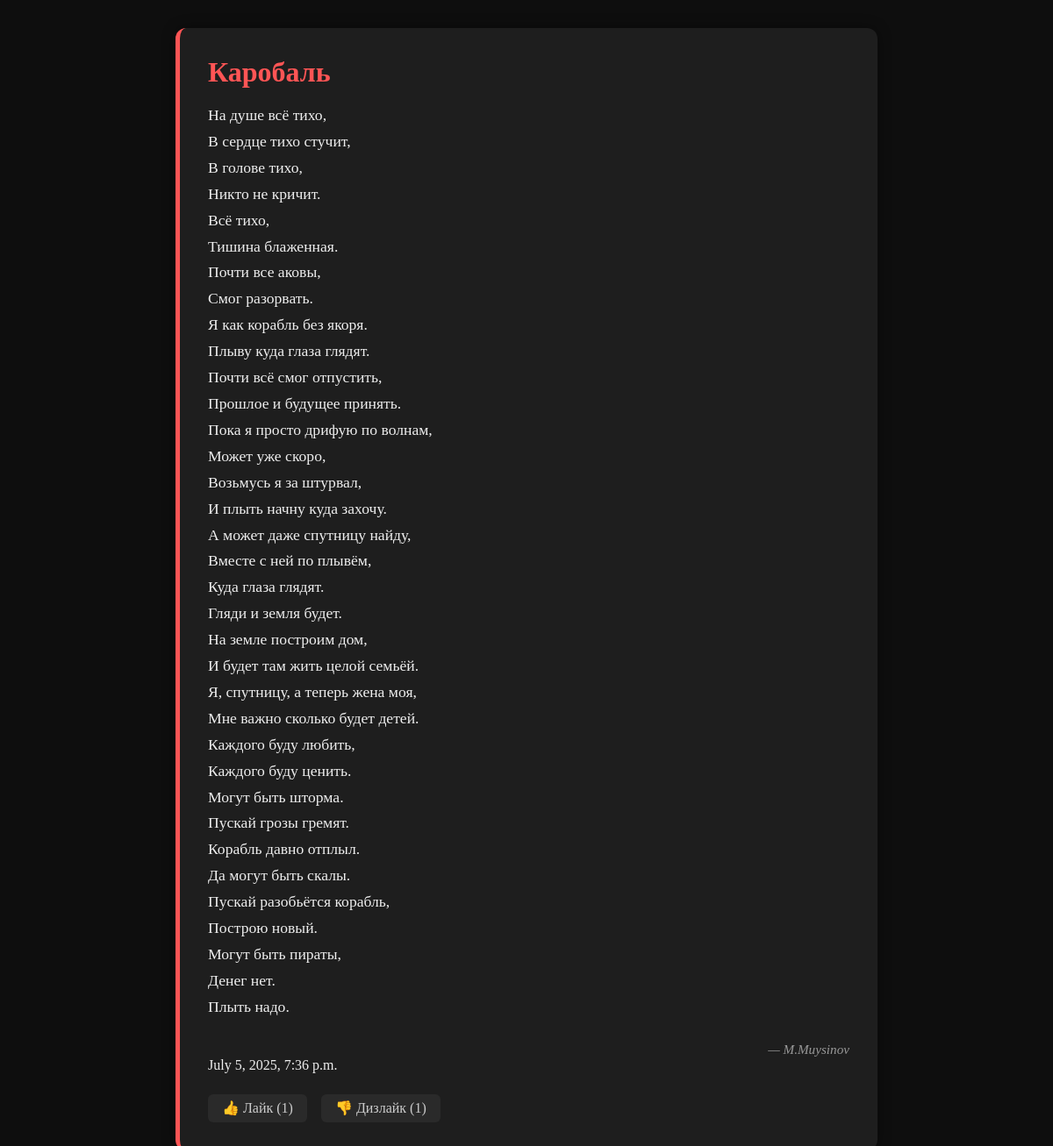
Before: / with the older database file.
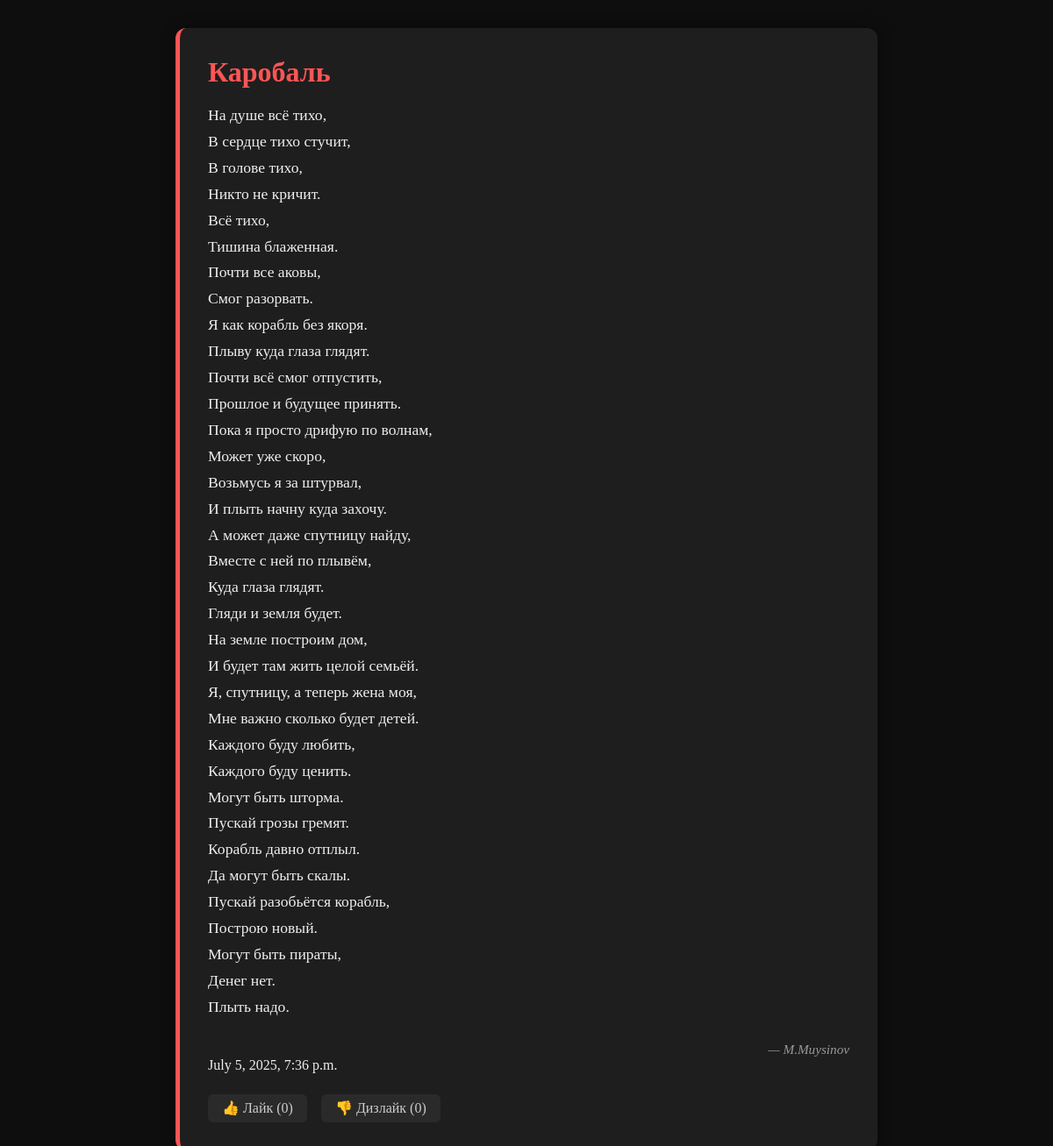
After: the same page with the newer database file.
### verse/models.py (models this page shows, shortened)
class ListPoem(models.Model):
    title = models.CharField(max_length=200, verbose_name="Заголовок")
    content = models.TextField(verbose_name="Стихотворение")
    author = models.CharField(max_length=100, verbose_name="Автор", blank=True)
    created_at = models.DateTimeField(auto_now_add=True, verbose_name="Дата создания")
    likes = models.PositiveIntegerField(default=0)
    dislikes = models.PositiveIntegerField(default=0)

### verse/views.py (the view)
# urls.py: path('', poem_list, name='poem_list'),
def poem_list(request):
    poems = ListPoem.objects.order_by('-created_at')
    return render(request, 'poem_list.html', {'poems': poems})

### verse/templatetags/custom_filters.py (called while the page is built)
@register.filter
def get_item(dictionary, key):
    return dictionary.get(key)

### verse/templates/poem_list.html (shortened to what this page needs)
<!DOCTYPE html>
<html lang="ru">
<head>
</head>
<body>
  {% load custom_filters %}
  {% load static %}
  <div class="container">
    {% for poem in poems %}
      <div class="poem">
        <div class="title">{{ poem.title }}</div>
        <div class="content">{{ poem.content|linebreaksbr }}</div>
        {% if poem.author %}
          <div class="author">— {{ poem.author }}</div>
        {% endif %}
        {% if poem.created_at %}
          <div class="created_at">{{ poem.created_at }}</div>
        {% endif %}
        <div class="buttons">
          {% with vote=request.session|get_item:"voted_poem_"|add:poem.id|stringformat:"s" %}
            {% if vote == "like" %}
              👍 Лайк ({{ poem.likes }}) — вы уже голосовали
            {% else %}
              <a href="{% url 'like_poem' poem.id %}#poem-{{ poem.id }}" class="like">Лайк ({{ poem.likes }})</a>
            {% endif %}
            {% if vote == "dislike" %}
              👎 Дизлайк ({{ poem.dislikes }}) — вы уже голосовали
            {% else %}
              <a href="{% url 'dislike_poem' poem.id %}#poem-{{ poem.id }}" class="dislike">Дизлайк ({{ poem.likes }})</a>
            {% endif %}
          {% endwith %}
        </div>
      </div>
    {% empty %}
      <p style="text-align: center;">Пока нет стихов.</p>
    {% endfor %}
  </div>
</body>
</html>

### verse/templates/poem_list.html (style rules this page uses)
body { margin: 0; padding: 2rem 1rem; background-color: #0e0e0e; font-family: 'Georgia', serif; color: #eee; }
.container { max-width: 800px; margin: 0 auto; }
.poem { background: #1e1e1e; border-radius: 12px; padding: 2rem; margin-bottom: 2rem; box-shadow: 0 0 15px rgba(0,0,0,0.4); border-left: 5px solid #f55; transition: transform 0.2s ease; }
.title { font-size: 2rem; font-weight: bold; color: #f55; margin-bottom: 1rem; }
.content { white-space: pre-wrap; line-height: 1.7; font-size: 1.1rem; }
.author { text-align: right; margin-top: 1.5rem; font-size: 0.95rem; color: #999; font-style: italic; }
.buttons { margin-top: 1.5rem; display: flex; gap: 1rem; font-size: 1rem; }
.buttons a { background-color: #2a2a2a; padding: 0.4rem 1rem; border-radius: 6px; text-decoration: none; color: #ccc; transition: background 0.2s; }
.buttons .like::before { content: "👍 "; }
.buttons .dislike::before { content: "👎 "; }

Changed rows visible on the page:
changed ListPoem "Каробаль": likes "1" → "0"
